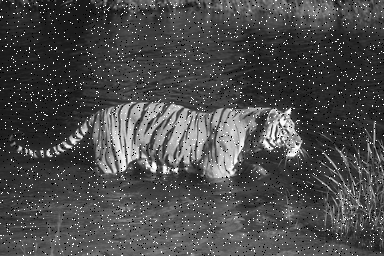
#> input picture images/tigre.png, 384 x 256 px
$ python filtros.py
#> lines starting #> are read from the running program, lines starting #| are printed output that depends on the picture
# -Filtros da Média
# -Filtro da Mediana
import cv2
import numpy as np
import matplotlib.pyplot as plt

# Carrega a imagem
img = cv2.imread('images/tigre.png')
#> img is the input picture: shape (256, 384, 3); min 0, max 255, mean 74.9

# Converte para cinza
gray = cv2.cvtColor(img, cv2.COLOR_BGR2GRAY)
cv2.imshow('Imagem Cinza', gray)

# Cria uma cópia da imagem
img_mean = gray.copy()
img_median = gray.copy()

# Filtro da Média
for i in range(1, img_mean.shape[0] - 1):
    for j in range(1, img_mean.shape[1] - 1):
        img_mean[i, j] = np.mean(img_mean[i-1:i+2, j-1:j+2])
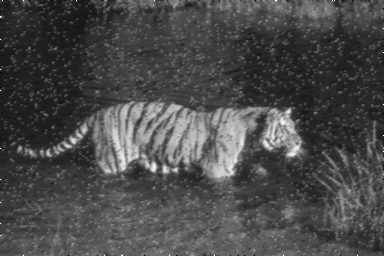
#> img_mean: shape (256, 384); min 0, max 255, mean 74.1


cv2.imshow('Imagem Filtro da Media', img_mean)
# Filtro da Mediana
for i in range(1, img_median.shape[0] - 1):
    for j in range(1, img_median.shape[1] - 1):
        img_median[i, j] = np.median(img_median[i-1:i+2, j-1:j+2])
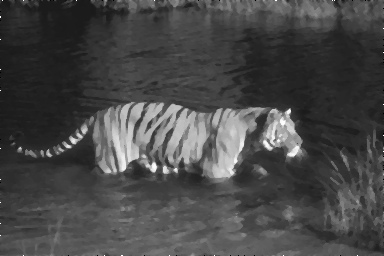
#> img_median: shape (256, 384); min 0, max 255, mean 71.4


# cv2.imshow('Imagem Filtro da Mediana', img_median)
cv2.waitKey(0)
